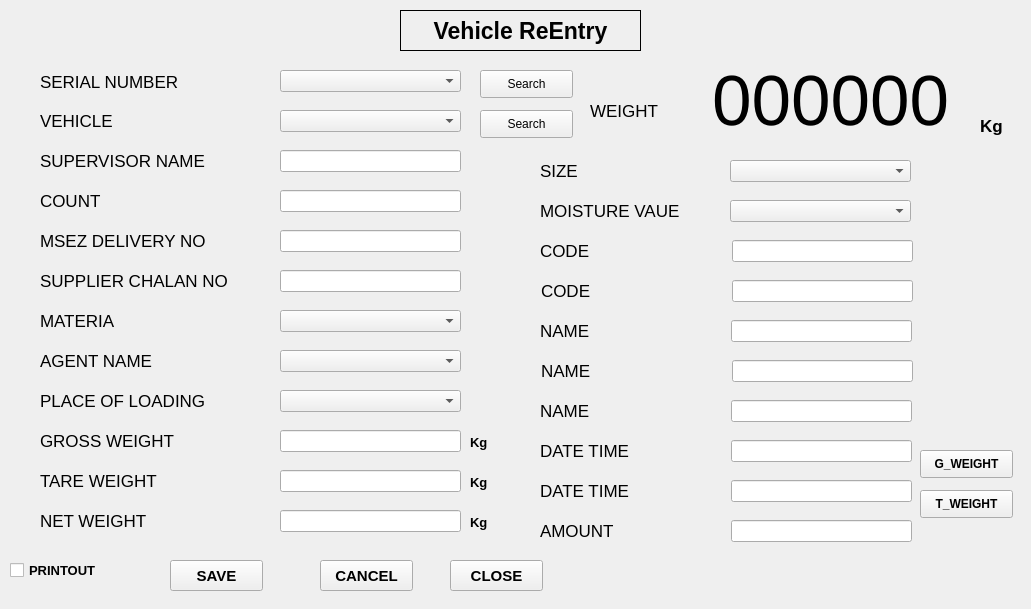
    <widget class="QWidget" name="VehicleExit">
     <widget class="QLabel" name="label_3">
      <property name="geometry">
       <rect>
        <x>0</x>
        <y>0</y>
        <width>1022</width>
        <height>600</height>
       </rect>
      </property>
      <property name="font">
       <font>
        <pointsize>20</pointsize>
       </font>
      </property>
      <property name="autoFillBackground">
       <bool>true</bool>
      </property>
      <property name="text">
       <string/>
      </property>
     </widget>
     <widget class="QLabel" name="lb_vehicleReEntry">
      <property name="geometry">
       <rect>
        <x>400</x>
        <y>10</y>
        <width>241</width>
        <height>41</height>
       </rect>
      </property>
      <property name="font">
       <font>
        <pointsize>17</pointsize>
        <weight>75</weight>
        <bold>true</bold>
       </font>
      </property>
      <property name="frameShape">
       <enum>QFrame::Box</enum>
      </property>
      <property name="text">
       <string>Vehicle ReEntry</string>
      </property>
      <property name="alignment">
       <set>Qt::AlignCenter</set>
      </property>
     </widget>
     <widget class="QLineEdit" name="le_VehicleReEntry_name_33">
      <property name="geometry">
       <rect>
        <x>731</x>
        <y>400</y>
        <width>181</width>
        <height>22</height>
       </rect>
      </property>
     </widget>
     <widget class="QLineEdit" name="le_VehicleReEntry_code1_3">
      <property name="geometry">
       <rect>
        <x>732</x>
        <y>240</y>
        <width>181</width>
        <height>22</height>
       </rect>
      </property>
     </widget>
     <widget class="QLabel" name="lb_VehicleReEntry_tareWeight_3">
      <property name="geometry">
       <rect>
        <x>40</x>
        <y>470</y>
        <width>228</width>
        <height>22</height>
       </rect>
      </property>
      <property name="font">
       <font>
        <pointsize>13</pointsize>
       </font>
      </property>
      <property name="text">
       <string>TARE WEIGHT</string>
      </property>
     </widget>
     <widget class="QLabel" name="lb_VehicleReEntry_weightDisplay_3">
      <property name="geometry">
       <rect>
        <x>690</x>
        <y>60</y>
        <width>281</width>
        <height>81</height>
       </rect>
      </property>
      <property name="font">
       <font>
        <pointsize>53</pointsize>
       </font>
      </property>
      <property name="autoFillBackground">
       <bool>true</bool>
      </property>
      <property name="text">
       <string>000000</string>
      </property>
      <property name="alignment">
       <set>Qt::AlignCenter</set>
      </property>
     </widget>
     <widget class="QComboBox" name="combo_VehicleReEntry_materia_3">
      <property name="geometry">
       <rect>
        <x>280</x>
        <y>310</y>
        <width>181</width>
        <height>22</height>
       </rect>
      </property>
     </widget>
     <widget class="QLabel" name="lb_VehicleReEntry_code2_3">
      <property name="geometry">
       <rect>
        <x>541</x>
        <y>280</y>
        <width>120</width>
        <height>22</height>
       </rect>
      </property>
      <property name="font">
       <font>
        <pointsize>13</pointsize>
       </font>
      </property>
      <property name="text">
       <string>CODE</string>
      </property>
     </widget>
     <widget class="QLabel" name="lb_VehicleReEntry_serialNumber_3">
      <property name="geometry">
       <rect>
        <x>40</x>
        <y>70</y>
        <width>228</width>
        <height>23</height>
       </rect>
      </property>
      <property name="font">
       <font>
        <pointsize>13</pointsize>
       </font>
      </property>
      <property name="text">
       <string>SERIAL NUMBER</string>
      </property>
     </widget>
     <widget class="QPushButton" name="pb_VehicleReEntry_T_Weight_3">
      <property name="geometry">
       <rect>
        <x>920</x>
        <y>490</y>
        <width>93</width>
        <height>28</height>
       </rect>
      </property>
      <property name="font">
       <font>
        <pointsize>9</pointsize>
        <weight>75</weight>
        <bold>true</bold>
       </font>
      </property>
      <property name="text">
       <string>T_WEIGHT</string>
      </property>
     </widget>
     <widget class="QLabel" name="lb_VehicleReEntry_header1_vehicle_3">
      <property name="geometry">
       <rect>
        <x>40</x>
        <y>110</y>
        <width>228</width>
        <height>22</height>
       </rect>
      </property>
      <property name="font">
       <font>
        <pointsize>13</pointsize>
       </font>
      </property>
      <property name="text">
       <string>VEHICLE</string>
      </property>
     </widget>
     <widget class="QLabel" name="lb_VehicleReEntry_netWeight_3">
      <property name="geometry">
       <rect>
        <x>40</x>
        <y>510</y>
        <width>228</width>
        <height>22</height>
       </rect>
      </property>
      <property name="font">
       <font>
        <pointsize>13</pointsize>
       </font>
      </property>
      <property name="text">
       <string>NET WEIGHT</string>
      </property>
     </widget>
     <widget class="QLineEdit" name="le_VehicleReEntry_netWeight_3">
      <property name="geometry">
       <rect>
        <x>280</x>
        <y>510</y>
        <width>181</width>
        <height>22</height>
       </rect>
      </property>
     </widget>
     <widget class="QLabel" name="lb_VehicleReEntry_code1_3">
      <property name="geometry">
       <rect>
        <x>540</x>
        <y>240</y>
        <width>120</width>
        <height>22</height>
       </rect>
      </property>
      <property name="font">
       <font>
        <pointsize>13</pointsize>
       </font>
      </property>
      <property name="text">
       <string>CODE</string>
      </property>
     </widget>
     <widget class="QComboBox" name="combo_VehicleReEntry_placeOfLoading_3">
      <property name="geometry">
       <rect>
        <x>280</x>
        <y>390</y>
        <width>181</width>
        <height>22</height>
       </rect>
      </property>
     </widget>
     <widget class="QLabel" name="lb_VehicleReEntry_amount_3">
      <property name="geometry">
       <rect>
        <x>540</x>
        <y>520</y>
        <width>120</width>
        <height>22</height>
       </rect>
      </property>
      <property name="font">
       <font>
        <pointsize>13</pointsize>
       </font>
      </property>
      <property name="text">
       <string>AMOUNT</string>
      </property>
     </widget>
     <widget class="QLabel" name="lb_VehicleReEntry_weight_3">
      <property name="geometry">
       <rect>
        <x>590</x>
        <y>100</y>
        <width>81</width>
        <height>21</height>
       </rect>
      </property>
      <property name="font">
       <font>
        <pointsize>13</pointsize>
       </font>
      </property>
      <property name="text">
       <string>WEIGHT</string>
      </property>
     </widget>
     <widget class="QLabel" name="lb_VehicleReEntry_name_33">
      <property name="geometry">
       <rect>
        <x>540</x>
        <y>400</y>
        <width>120</width>
        <height>22</height>
       </rect>
      </property>
      <property name="font">
       <font>
        <pointsize>13</pointsize>
       </font>
      </property>
      <property name="text">
       <string>NAME</string>
      </property>
     </widget>
     <widget class="QLineEdit" name="le_VehicleReEntry_tareWeight_3">
      <property name="geometry">
       <rect>
        <x>280</x>
        <y>470</y>
        <width>181</width>
        <height>22</height>
       </rect>
      </property>
     </widget>
     <widget class="QComboBox" name="combo_VehicleReEntry_agentName_3">
      <property name="geometry">
       <rect>
        <x>280</x>
        <y>350</y>
        <width>181</width>
        <height>22</height>
       </rect>
      </property>
     </widget>
     <widget class="QPushButton" name="pb_VehicleReEntry_G_weight_3">
      <property name="geometry">
       <rect>
        <x>920</x>
        <y>450</y>
        <width>93</width>
        <height>28</height>
       </rect>
      </property>
      <property name="font">
       <font>
        <pointsize>9</pointsize>
        <weight>75</weight>
        <bold>true</bold>
       </font>
      </property>
      <property name="text">
       <string>G_WEIGHT</string>
      </property>
     </widget>
     <widget class="QLineEdit" name="le_VehicleReEntry_grossDateTime_3">
      <property name="geometry">
       <rect>
        <x>731</x>
        <y>440</y>
        <width>181</width>
        <height>22</height>
       </rect>
      </property>
     </widget>
     <widget class="QLabel" name="lb_VehicleReEntry_header5_supplierChalanNo_3">
      <property name="geometry">
       <rect>
        <x>40</x>
        <y>270</y>
        <width>228</width>
        <height>22</height>
       </rect>
      </property>
      <property name="font">
       <font>
        <pointsize>13</pointsize>
       </font>
      </property>
      <property name="text">
       <string>SUPPLIER CHALAN NO</string>
      </property>
     </widget>
     <widget class="QLabel" name="lb_VehicleReEntry_grossDateTime_3">
      <property name="geometry">
       <rect>
        <x>540</x>
        <y>440</y>
        <width>120</width>
        <height>22</height>
       </rect>
      </property>
      <property name="font">
       <font>
        <pointsize>13</pointsize>
       </font>
      </property>
      <property name="text">
       <string>DATE TIME</string>
      </property>
     </widget>
     <widget class="QLabel" name="lb_VehicleReEntry_code1_materia_3">
      <property name="geometry">
       <rect>
        <x>40</x>
        <y>310</y>
        <width>228</width>
        <height>22</height>
       </rect>
      </property>
      <property name="font">
       <font>
        <pointsize>13</pointsize>
       </font>
      </property>
      <property name="text">
       <string>MATERIA</string>
      </property>
     </widget>
     <widget class="QLabel" name="lb_VehicleReEntry_header4_msezDeliverNo_3">
      <property name="geometry">
       <rect>
        <x>40</x>
        <y>230</y>
        <width>228</width>
        <height>22</height>
       </rect>
      </property>
      <property name="font">
       <font>
        <pointsize>13</pointsize>
       </font>
      </property>
      <property name="text">
       <string>MSEZ DELIVERY NO</string>
      </property>
     </widget>
     <widget class="QLabel" name="lb_VehicleReEntry_code3_placeOfLoading_3">
      <property name="geometry">
       <rect>
        <x>40</x>
        <y>390</y>
        <width>228</width>
        <height>22</height>
       </rect>
      </property>
      <property name="font">
       <font>
        <pointsize>13</pointsize>
       </font>
      </property>
      <property name="text">
       <string>PLACE OF LOADING</string>
      </property>
     </widget>
     <widget class="QLabel" name="lb_VehicleReEntry_code2_agentName_3">
      <property name="geometry">
       <rect>
        <x>40</x>
        <y>350</y>
        <width>228</width>
        <height>22</height>
       </rect>
      </property>
      <property name="font">
       <font>
        <pointsize>13</pointsize>
       </font>
      </property>
      <property name="text">
       <string>AGENT NAME</string>
      </property>
     </widget>
     <widget class="QLineEdit" name="le_VehicleReEntry_tareDateTime_3">
      <property name="geometry">
       <rect>
        <x>731</x>
        <y>480</y>
        <width>181</width>
        <height>22</height>
       </rect>
      </property>
     </widget>
     <widget class="QLabel" name="lb_VehicleReEntry_tareDateTime_3">
      <property name="geometry">
       <rect>
        <x>540</x>
        <y>480</y>
        <width>120</width>
        <height>22</height>
       </rect>
      </property>
      <property name="font">
       <font>
        <pointsize>13</pointsize>
       </font>
      </property>
      <property name="text">
       <string>DATE TIME</string>
      </property>
     </widget>
     <widget class="QLineEdit" name="le_VehicleReEntry_code2_3">
      <property name="geometry">
       <rect>
        <x>732</x>
        <y>280</y>
        <width>181</width>
        <height>22</height>
       </rect>
      </property>
     </widget>
     <widget class="QLineEdit" name="le_VehicleReEntry_amount_3">
      <property name="geometry">
       <rect>
        <x>731</x>
        <y>520</y>
        <width>181</width>
        <height>22</height>
       </rect>
      </property>
     </widget>
     <widget class="QComboBox" name="combo_VehicleReEntry_serialNumber">
      <property name="geometry">
       <rect>
        <x>280</x>
        <y>70</y>
        <width>181</width>
        <height>22</height>
       </rect>
      </property>
     </widget>
     <widget class="QComboBox" name="combo_VehicleReEntry_vehicle">
      <property name="geometry">
       <rect>
        <x>280</x>
        <y>110</y>
        <width>181</width>
        <height>22</height>
       </rect>
      </property>
     </widget>
     <widget class="QPushButton" name="pb_VehicleReEntry_serialNoSearch_3">
      <property name="geometry">
       <rect>
        <x>480</x>
        <y>70</y>
        <width>93</width>
        <height>28</height>
       </rect>
      </property>
      <property name="text">
       <string>Search</string>
      </property>
     </widget>
     <widget class="QPushButton" name="pb_VehicleReEntry_vehicleSearch_3">
      <property name="geometry">
       <rect>
        <x>480</x>
        <y>110</y>
        <width>93</width>
        <height>28</height>
       </rect>
      </property>
      <property name="text">
       <string>Search</string>
      </property>
     </widget>
     <widget class="QLabel" name="lb_VehicleReEntry_name_23">
      <property name="geometry">
       <rect>
        <x>541</x>
        <y>360</y>
        <width>120</width>
        <height>22</height>
       </rect>
      </property>
      <property name="font">
       <font>
        <pointsize>13</pointsize>
       </font>
      </property>
      <property name="text">
       <string>NAME</string>
      </property>
     </widget>
     <widget class="QLineEdit" name="le_VehicleReEntry_name_23">
      <property name="geometry">
       <rect>
        <x>732</x>
        <y>360</y>
        <width>181</width>
        <height>22</height>
       </rect>
      </property>
     </widget>
     <widget class="QLineEdit" name="le_VehicleReEntry_name_13">
      <property name="geometry">
       <rect>
        <x>731</x>
        <y>320</y>
        <width>181</width>
        <height>22</height>
       </rect>
      </property>
     </widget>
     <widget class="QLabel" name="lb_VehicleReEntry_name_13">
      <property name="geometry">
       <rect>
        <x>540</x>
        <y>320</y>
        <width>120</width>
        <height>22</height>
       </rect>
      </property>
      <property name="font">
       <font>
        <pointsize>13</pointsize>
       </font>
      </property>
      <property name="text">
       <string>NAME</string>
      </property>
     </widget>
     <widget class="QPushButton" name="pb_VehicleReEntry_close_3">
      <property name="geometry">
       <rect>
        <x>450</x>
        <y>560</y>
        <width>93</width>
        <height>31</height>
       </rect>
      </property>
      <property name="font">
       <font>
        <pointsize>11</pointsize>
        <weight>75</weight>
        <bold>true</bold>
       </font>
      </property>
      <property name="text">
       <string>CLOSE</string>
      </property>
     </widget>
     <widget class="QCheckBox" name="VehicleReEntry_checkBox_3">
      <property name="geometry">
       <rect>
        <x>10</x>
        <y>560</y>
        <width>131</width>
        <height>20</height>
       </rect>
      </property>
      <property name="font">
       <font>
        <pointsize>10</pointsize>
        <weight>75</weight>
        <bold>true</bold>
       </font>
      </property>
      <property name="text">
       <string>PRINTOUT</string>
      </property>
     </widget>
     <widget class="QPushButton" name="pb_VehicleReEntry_save_2">
      <property name="geometry">
       <rect>
        <x>170</x>
        <y>560</y>
        <width>93</width>
        <height>31</height>
       </rect>
      </property>
      <property name="font">
       <font>
        <pointsize>11</pointsize>
        <weight>75</weight>
        <bold>true</bold>
       </font>
      </property>
      <property name="text">
       <string>SAVE</string>
      </property>
     </widget>
     <widget class="QPushButton" name="pb_VehicleReEntry_cancel_2">
      <property name="geometry">
       <rect>
        <x>320</x>
        <y>560</y>
        <width>93</width>
        <height>31</height>
       </rect>
      </property>
      <property name="font">
       <font>
        <pointsize>11</pointsize>
        <weight>75</weight>
        <bold>true</bold>
       </font>
      </property>
      <property name="text">
       <string>CANCEL</string>
      </property>
     </widget>
     <widget class="QLineEdit" name="le_VehicleReEntry_supplierChalanNo_3">
      <property name="geometry">
       <rect>
        <x>280</x>
        <y>270</y>
        <width>181</width>
        <height>22</height>
       </rect>
      </property>
     </widget>
     <widget class="QLineEdit" name="le_VehicleReEntry_msezDeliverNo_3">
      <property name="geometry">
       <rect>
        <x>280</x>
        <y>230</y>
        <width>181</width>
        <height>22</height>
       </rect>
      </property>
     </widget>
     <widget class="QComboBox" name="combo_VehicleReEntry_moistureValue">
      <property name="geometry">
       <rect>
        <x>730</x>
        <y>200</y>
        <width>181</width>
        <height>22</height>
       </rect>
      </property>
     </widget>
     <widget class="QLabel" name="lb_VehicleReEntry_code4_moistureValue">
      <property name="geometry">
       <rect>
        <x>540</x>
        <y>200</y>
        <width>181</width>
        <height>22</height>
       </rect>
      </property>
      <property name="font">
       <font>
        <pointsize>13</pointsize>
       </font>
      </property>
      <property name="text">
       <string>MOISTURE VAUE</string>
      </property>
     </widget>
     <widget class="QComboBox" name="combo_VehicleReEntry_size">
      <property name="geometry">
       <rect>
        <x>730</x>
        <y>160</y>
        <width>181</width>
        <height>22</height>
       </rect>
      </property>
     </widget>
     <widget class="QLabel" name="lb_VehicleReEntry_code5_size">
      <property name="geometry">
       <rect>
        <x>540</x>
        <y>160</y>
        <width>120</width>
        <height>22</height>
       </rect>
      </property>
      <property name="font">
       <font>
        <pointsize>13</pointsize>
       </font>
      </property>
      <property name="text">
       <string>SIZE</string>
      </property>
     </widget>
     <widget class="QLabel" name="lb_vehicleReEntry_kg_1">
      <property name="geometry">
       <rect>
        <x>980</x>
        <y>110</y>
        <width>31</width>
        <height>31</height>
       </rect>
      </property>
      <property name="font">
       <font>
        <pointsize>13</pointsize>
        <weight>75</weight>
        <bold>true</bold>
       </font>
      </property>
      <property name="text">
       <string>Kg</string>
      </property>
     </widget>
     <widget class="QLabel" name="lb_vehicleReEntry_kg_4">
      <property name="geometry">
       <rect>
        <x>470</x>
        <y>510</y>
        <width>31</width>
        <height>20</height>
       </rect>
      </property>
      <property name="font">
       <font>
        <pointsize>10</pointsize>
        <weight>75</weight>
        <bold>true</bold>
       </font>
      </property>
      <property name="text">
       <string>Kg</string>
      </property>
      <property name="alignment">
       <set>Qt::AlignBottom|Qt::AlignLeading|Qt::AlignLeft</set>
      </property>
     </widget>
     <widget class="QLabel" name="lb_vehicleReEntry_kg_3">
      <property name="geometry">
       <rect>
        <x>470</x>
        <y>470</y>
        <width>31</width>
        <height>20</height>
       </rect>
      </property>
      <property name="font">
       <font>
        <pointsize>10</pointsize>
        <weight>75</weight>
        <bold>true</bold>
       </font>
      </property>
      <property name="text">
       <string>Kg</string>
      </property>
      <property name="alignment">
       <set>Qt::AlignBottom|Qt::AlignLeading|Qt::AlignLeft</set>
      </property>
     </widget>
     <widget class="QLabel" name="lb_vehicleReEntry_kg_2">
      <property name="geometry">
       <rect>
        <x>470</x>
        <y>430</y>
        <width>31</width>
        <height>20</height>
       </rect>
      </property>
      <property name="font">
       <font>
        <pointsize>10</pointsize>
        <weight>75</weight>
        <bold>true</bold>
       </font>
      </property>
      <property name="text">
       <string>Kg</string>
      </property>
      <property name="alignment">
       <set>Qt::AlignBottom|Qt::AlignLeading|Qt::AlignLeft</set>
      </property>
     </widget>
     <widget class="QLabel" name="lb_VehicleReEntry_header2_supervisorName_3">
      <property name="geometry">
       <rect>
        <x>40</x>
        <y>150</y>
        <width>228</width>
        <height>22</height>
       </rect>
      </property>
      <property name="font">
       <font>
        <pointsize>13</pointsize>
       </font>
      </property>
      <property name="text">
       <string>SUPERVISOR NAME</string>
      </property>
     </widget>
     <widget class="QLabel" name="lb_VehicleReEntry_header3_count_3">
      <property name="geometry">
       <rect>
        <x>40</x>
        <y>190</y>
        <width>228</width>
        <height>22</height>
       </rect>
      </property>
      <property name="font">
       <font>
        <pointsize>13</pointsize>
       </font>
      </property>
      <property name="text">
       <string>COUNT</string>
      </property>
     </widget>
     <widget class="QLineEdit" name="le_VehicleReEntry_count_3">
      <property name="geometry">
       <rect>
        <x>280</x>
        <y>190</y>
        <width>181</width>
        <height>22</height>
       </rect>
      </property>
     </widget>
     <widget class="QLineEdit" name="le_VehicleReEntry_supervisorName_3">
      <property name="geometry">
       <rect>
        <x>280</x>
        <y>150</y>
        <width>181</width>
        <height>22</height>
       </rect>
      </property>
     </widget>
     <widget class="QLabel" name="lb_VehicleReEntry_grossWeight_3">
      <property name="geometry">
       <rect>
        <x>40</x>
        <y>430</y>
        <width>228</width>
        <height>22</height>
       </rect>
      </property>
      <property name="font">
       <font>
        <pointsize>13</pointsize>
       </font>
      </property>
      <property name="text">
       <string>GROSS WEIGHT</string>
      </property>
     </widget>
     <widget class="QLineEdit" name="le_VehicleReEntry_grossWeight_3">
      <property name="geometry">
       <rect>
        <x>280</x>
        <y>430</y>
        <width>181</width>
        <height>22</height>
       </rect>
      </property>
     </widget>
    </widget>
